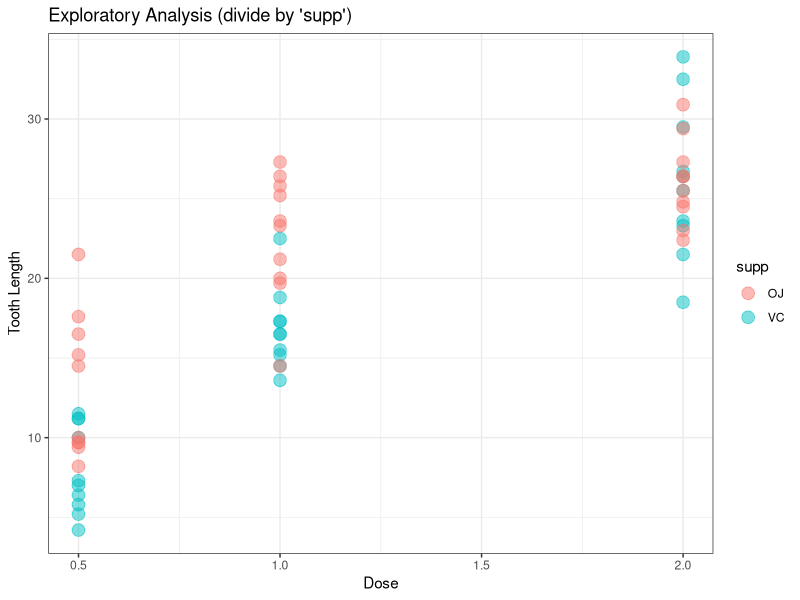

Here is the R script that generated this plot:
## ---- chunk 1
library(ggplot2)
# Plot the length changes by the dose and type of supplement
ggplot(ToothGrowth, aes(dose, len)) +
  geom_point(aes(color = supp), size=4, alpha=1/2) +
  xlab("Dose") +
  ylab("Tooth Length") +
  labs(title="Exploratory Analysis (divide by 'supp')") +
  theme_bw()

